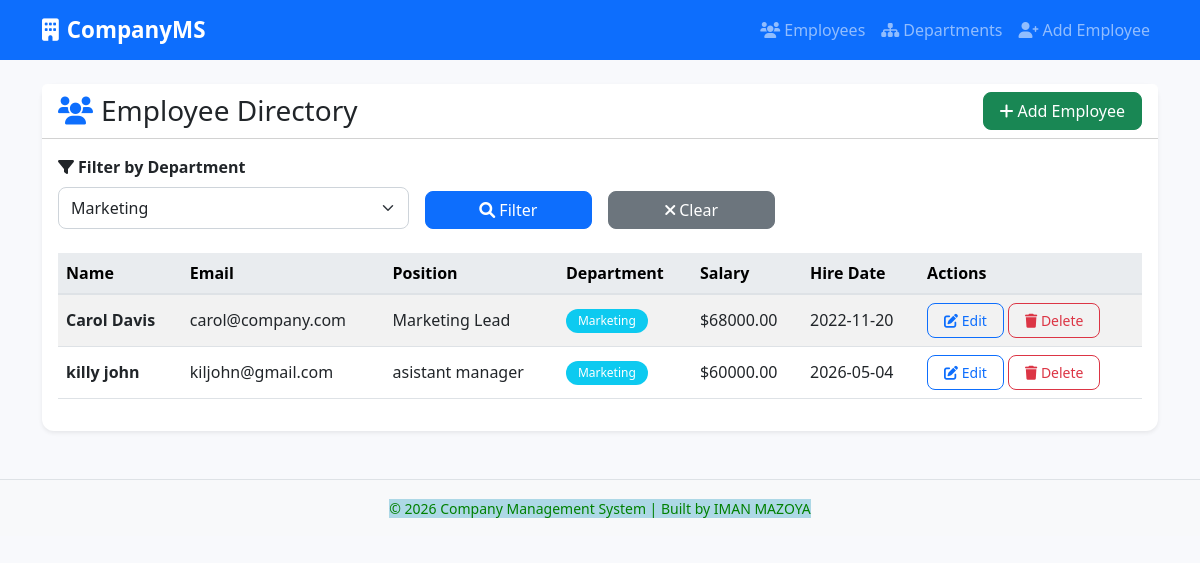
Page /?department_id=3 on the committed database.
### tables this page shows
CREATE TABLE employee (
            id INTEGER PRIMARY KEY AUTOINCREMENT,
            name TEXT NOT NULL,
            email TEXT NOT NULL UNIQUE,
            position TEXT,
            salary REAL,
            hire_date TEXT,
            department_id INTEGER,
            FOREIGN KEY (department_id) REFERENCES department (id) ON DELETE SET NULL
        );

CREATE TABLE department (
            id INTEGER PRIMARY KEY AUTOINCREMENT,
            name TEXT NOT NULL UNIQUE
        );

### app.py (the view, shortened to what this page needs)
@app.route('/')
def index():
    department_id = request.args.get('department_id', type=int)
    db = get_db()
    cursor = db.cursor()
    cursor.execute('SELECT id, name FROM department ORDER BY name')
    departments = cursor.fetchall()
    if department_id:
        cursor.execute('''
            SELECT e.id, e.name, e.email, e.position, e.salary, e.hire_date,
                   d.name as department_name, e.department_id
            FROM employee e
            LEFT JOIN department d ON e.department_id = d.id
            WHERE e.department_id = ?
            ORDER BY e.name
        ''', (department_id,))
    employees = cursor.fetchall()
    return render_template('index.html', employees=employees, departments=departments, selected_dept=department_id)

### app.py (called while the page is built)
def get_db():
    db = getattr(g, '_database', None)
    if db is None:
        db = g._database = sqlite3.connect(DATABASE)
        db.row_factory = sqlite3.Row  # Access columns by name
    return db

@app.teardown_appcontext
def close_connection(exception):
    db = getattr(g, '_database', None)
    if db is not None:
        db.close()

@app.before_request
def before_request():
    init_db()

### templates/index.html (shortened to what this page needs)
{% extends "base.html" %}
{% block content %}
<div class="card shadow-sm">
    <div class="card-header bg-white">
        <div class="d-flex justify-content-between align-items-center flex-wrap">
            <h3 class="mb-0">
                <i class="fas fa-users text-primary me-2"></i>Employee Directory
            </h3>
            <a href="{{ url_for('add_employee') }}" class="btn btn-success">
                <i class="fas fa-plus me-1"></i>Add Employee
            </a>
        </div>
    </div>
    <div class="card-body">
        <form method="GET" action="{{ url_for('index') }}" class="mb-4">
            <div class="row g-3 align-items-end">
                <div class="col-md-4">
                    <label for="department_id" class="form-label fw-bold">
                        <i class="fas fa-filter me-1"></i>Filter by Department
                    </label>
                    <select name="department_id" id="department_id" class="form-select">
                        {% for dept in departments %}
                            <option value="{{ dept.id }}" {% if selected_dept == dept.id %}selected{% endif %}>
                                {{ dept.name }}
                            </option>
                        {% endfor %}
                    </select>
                </div>
                <div class="col-md-2">
                    <button type="submit" class="btn btn-primary w-100">
                        <i class="fas fa-search me-1"></i>Filter
                    </button>
                </div>
                {% if selected_dept %}
                <div class="col-md-2">
                    <a href="{{ url_for('index') }}" class="btn btn-secondary w-100">
                        <i class="fas fa-times me-1"></i>Clear
                    </a>
                </div>
                {% endif %}
            </div>
        </form>
        {% if employees %}
            <div class="table-responsive">
                <table class="table table-hover table-striped align-middle">
                    <thead class="table-primary">
                        <tr>
                            <th>Name</th>
                            <th>Email</th>
                            <th>Position</th>
                            <th>Department</th>
                            <th>Salary</th>
                            <th>Hire Date</th>
                            <th>Actions</th>
                        </tr>
                    </thead>
                    <tbody>
                        {% for emp in employees %}
                        <tr>
                            <td class="fw-bold">{{ emp.name }}</td>
                            <td>{{ emp.email }}</td>
                            <td>{{ emp.position or '-' }}</td>
                            <td>
                                {% if emp.department_name %}
                                    <span class="badge bg-info">{{ emp.department_name }}</span>
                                {% else %}
                                    <span class="badge bg-secondary">No Dept</span>
                                {% endif %}
                            </td>
                            <td>${{ "%.2f"|format(emp.salary) if emp.salary else '-' }}</td>
                            <td>{{ emp.hire_date or '-' }}</td>
                            <td>
                                <a href="{{ url_for('edit_employee', id=emp.id) }}" class="btn btn-sm btn-outline-primary">
                                    <i class="fas fa-edit"></i> Edit
                                </a>
                                <button type="button" class="btn btn-sm btn-outline-danger" data-bs-toggle="modal" data-bs-target="#deleteModal{{ emp.id }}">
                                    <i class="fas fa-trash"></i> Delete
                                </button>
                            </td>
                        </tr>
                        {% endfor %}
                    </tbody>
                </table>
            </div>
        {% else %}
            <div class="alert alert-info text-center">
                <i class="fas fa-info-circle me-2"></i>No employees found.
                <a href="{{ url_for('add_employee') }}" class="alert-link">Add your first employee</a>.
            </div>
        {% endif %}
    </div>
</div>
{% endblock %}

### static/style.css (style rules this page uses)
:root { --primary-color: #0d6efd; --secondary-color: #6c757d; --success-color: #198754; --danger-color: #dc3545; }
body { background-color: #f8f9fc; font-family: 'Segoe UI', Tahoma, Geneva, Verdana, sans-serif; }
.card { border: none; border-radius: 12px; transition: transform 0.2s, box-shadow 0.2s; }
.table th { font-weight: 600; background-color: #e9ecef; border-bottom: 2px solid #dee2e6; }
.badge { padding: 6px 12px; font-weight: 500; border-radius: 20px; }
.btn { border-radius: 8px; padding: 6px 16px; font-weight: 500; transition: all 0.2s; }
.btn-primary { background-color: var(--primary-color); border-color: var(--primary-color); }
.form-control, .form-select { border-radius: 8px; border: 1px solid #ced4da; padding: 8px 12px; }

### rows in the picture
employee: name "Carol Davis", email "carol@company.com", position "Marketing Lead", department_name "Marketing", salary "68000.00", hire_date "2022-11-20"
employee: name "killy john", email "kiljohn@gmail.com", position "asistant manager", department_name "Marketing", salary "60000.00", hire_date "2026-05-04"

### other values in the picture
form field department_id "Marketing"
